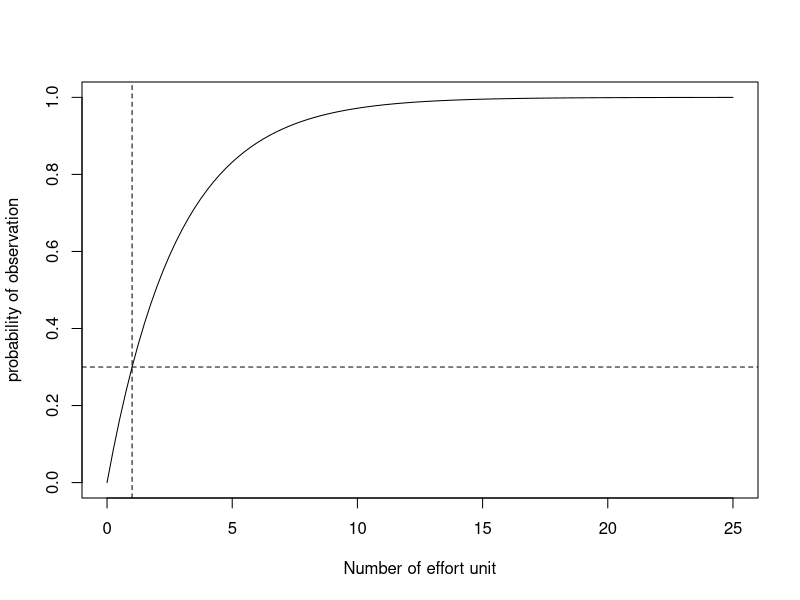
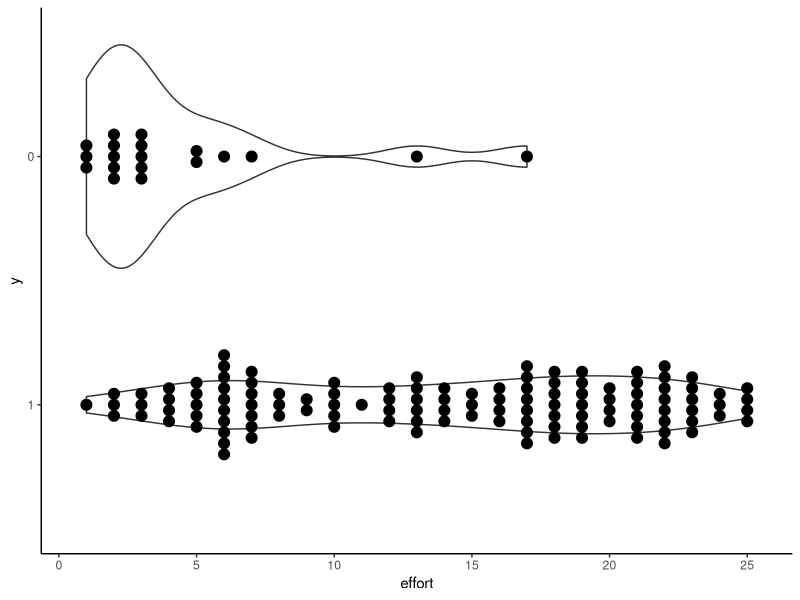

Write R code to recreate these figures, in order.
## ---- chunk 1
# library(targets)
library(ggplot2)
library(tidyverse)
# library(tidybayes)
set.seed(2)
## ---- chunk 2
#| echo: false

p = 0.7
d = 0.3

curve(1 - (1 - d)^x, xlim = c(0, 25), xlab = "Number of effort unit", ylab = "probability of observation")
abline(v = 1, h = d, lty = 2)
## ---- chunk 3
fake_data <- tibble(sample_id = 1:200,
                    real_pres = rbinom(n = length(sample_id),
                                       p = p,
                                       size = 1),
                    effort = round(
                      runif(
                        n = length(sample_id),
                        min = 1, max = 25)
                    )) |>
  rowwise() |> 
  mutate(pa = 1 - (1 - d)^effort,
         y = rbinom(n = 1, p = pa, size = 1) * real_pres)

fake_data

fake_data |> 
  mutate(y = as.factor(y)) |> 
  filter(real_pres == 1) |> 
  ggplot(aes(x = y, y = effort)) + 
  geom_violin() +
  geom_dotplot(binaxis = 'y', stackdir = 'center', dotsize = 0.5) + 
  coord_flip() + theme_classic()
## ---- chunk 4
fake_data |> 
  # mutate(prop = abd/effort) |> 
  pull(y) |> mean()
